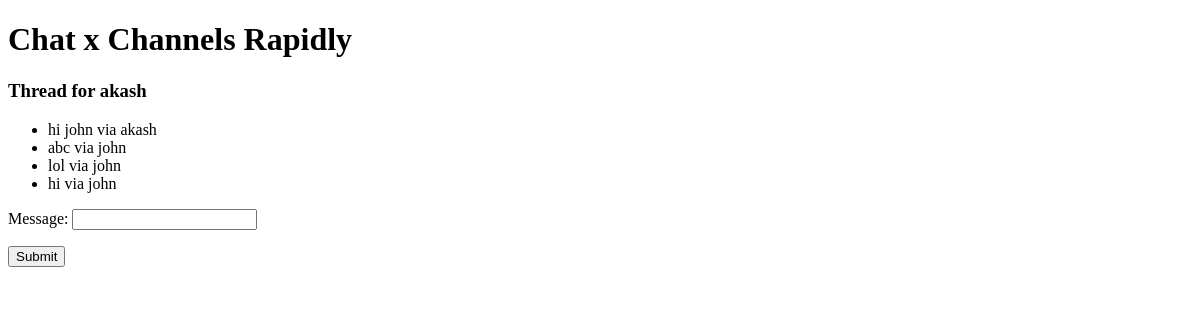
The app's page /messages/akash (signed in), older data.
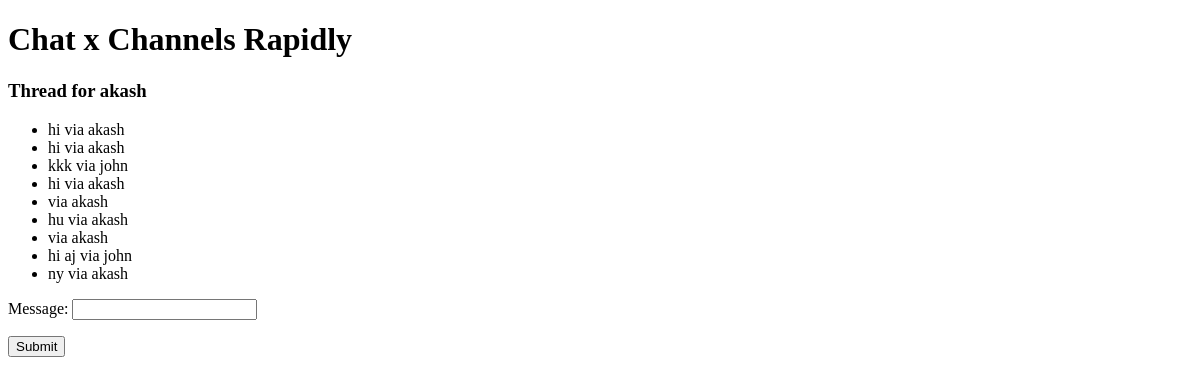
The same page, newer data.
### chat/models.py (models this page shows, shortened)
class Thread(models.Model):
    first        = models.ForeignKey(settings.AUTH_USER_MODEL, on_delete=models.CASCADE, related_name='chat_thread_first')
    second       = models.ForeignKey(settings.AUTH_USER_MODEL, on_delete=models.CASCADE, related_name='chat_thread_second')
    updated      = models.DateTimeField(auto_now=True)
    timestamp    = models.DateTimeField(auto_now_add=True)
    objects      = ThreadManager()

class ChatMessage(models.Model):
    thread      = models.ForeignKey(Thread, null=True, blank=True, on_delete=models.SET_NULL)
    user        = models.ForeignKey(settings.AUTH_USER_MODEL, verbose_name='sender', on_delete=models.CASCADE)
    message     = models.TextField()
    timestamp   = models.DateTimeField(auto_now_add=True)

### chat/views.py (the view, shortened to what this page needs)
# urls.py: re_path(r"^(?P<username>[\w.@+-]+)", ThreadView.as_view()),
class ThreadView(LoginRequiredMixin, FormMixin, DetailView):
    template_name = 'chat/thread.html'
    form_class = ComposeForm
    success_url = './'
    def get_object(self):
        other_username  = self.kwargs.get("username")
        obj, created    = Thread.objects.get_or_new(self.request.user, other_username)
        if obj == None:
            raise Http404
        return obj
    def get_context_data(self, **kwargs):
        context = super().get_context_data(**kwargs)
        context['form'] = self.get_form()
        return context

### chat/forms.py
class ComposeForm(forms.Form):
    message = forms.CharField(
            widget=forms.TextInput(
                attrs={"class": "form-control"}
                )
            )

### chat/models.py (called while the page is built, shortened)
    def get_or_new(self, user, other_username): # get_or_create
        username = user.username
        if username == other_username:
            return None
        qlookup1 = Q(first__username=username) & Q(second__username=other_username)
        qlookup2 = Q(first__username=other_username) & Q(second__username=username)
        qs = self.get_queryset().filter(qlookup1 | qlookup2).distinct()
        if qs.count() == 1:
            return qs.first(), False
        elif qs.count() > 1:
            return qs.order_by('timestamp').first(), False

### chat/templates/chat/thread.html (shortened to what this page needs)
{% extends "base.html" %}
{% block content %}
<h3>Thread for {% if user != object.first %}{{ object.first }}{% else %}{{ object.second }}{% endif %}</h3>
<ul id='chat-items'>
{% for chat in object.chatmessage_set.all %}
<li>{{ chat.message }} via {{ chat.user }}</li>
{% endfor %}
</ul>
<form id='form-data' method='POST'> {% csrf_token %}
{{form.as_p }}
<input type='submit' class='btn btn-primary'/>
</form>
{% endblock %}

Row changes from the older to the newer data that the page shows:
no longer on this page (row edited): ChatMessage: message "hi john", user "akash"
no longer on this page (row edited): ChatMessage: message "abc", user "john"
no longer on this page (row edited): ChatMessage: message "lol", user "john"
no longer on this page (row edited): ChatMessage: message "hi", user "john"
added ChatMessage: message "hi", user "akash"
added ChatMessage: message "hi", user "akash"
added ChatMessage: message "kkk", user "john"
added ChatMessage: message "hi", user "akash"
added ChatMessage: user "akash"
added ChatMessage: message "hu", user "akash"
added ChatMessage: user "akash"
added ChatMessage: message "hi aj", user "john"
added ChatMessage: message "ny", user "akash"
